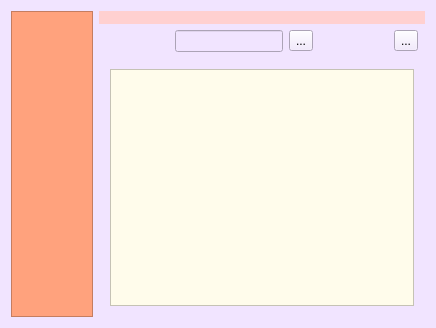
<?xml version="1.0" encoding="UTF-8"?>
<ui version="4.0">
 <class>MainWindow</class>
 <widget class="QWidget" name="MainWindow">
  <property name="geometry">
   <rect>
    <x>0</x>
    <y>0</y>
    <width>436</width>
    <height>328</height>
   </rect>
  </property>
  <property name="windowTitle">
   <string>Form</string>
  </property>
  <property name="styleSheet">
   <string notr="true">background-color: rgb(241, 228, 255);</string>
  </property>
  <layout class="QHBoxLayout" name="horizontalLayout_2" stretch="1,4">
   <item>
    <widget class="QListView" name="listView">
     <property name="styleSheet">
      <string notr="true">background-color: rgb(255, 162, 125);

</string>
     </property>
    </widget>
   </item>
   <item>
    <layout class="QVBoxLayout" name="verticalLayout" stretch="1,1,20">
     <item>
      <widget class="QWidget" name="widget_2" native="true">
       <property name="styleSheet">
        <string notr="true">background-color: rgb(255, 208, 208);
</string>
       </property>
      </widget>
     </item>
     <item>
      <layout class="QHBoxLayout" name="horizontalLayout">
       <item>
        <spacer name="horizontalSpacer">
         <property name="orientation">
          <enum>Qt::Horizontal</enum>
         </property>
         <property name="sizeHint" stdset="0">
          <size>
           <width>40</width>
           <height>20</height>
          </size>
         </property>
        </spacer>
       </item>
       <item>
        <widget class="QLineEdit" name="lineEdit">
         <property name="styleSheet">
          <string notr="true"/>
         </property>
        </widget>
       </item>
       <item>
        <widget class="QToolButton" name="toolButton">
         <property name="text">
          <string>...</string>
         </property>
        </widget>
       </item>
       <item>
        <spacer name="horizontalSpacer_2">
         <property name="orientation">
          <enum>Qt::Horizontal</enum>
         </property>
         <property name="sizeHint" stdset="0">
          <size>
           <width>40</width>
           <height>20</height>
          </size>
         </property>
        </spacer>
       </item>
       <item>
        <widget class="QToolButton" name="toolButton_2">
         <property name="text">
          <string>...</string>
         </property>
        </widget>
       </item>
       <item>
        <spacer name="horizontalSpacer_3">
         <property name="orientation">
          <enum>Qt::Horizontal</enum>
         </property>
        </spacer>
       </item>
      </layout>
     </item>
     <item>
      <widget class="QWidget" name="widget" native="true">
       <layout class="QVBoxLayout" name="verticalLayout_2">
        <item>
         <widget class="QTableWidget" name="tableWidget">
          <property name="styleSheet">
           <string notr="true">background-color: rgb(255, 252, 235);
</string>
          </property>
          <attribute name="horizontalHeaderVisible">
           <bool>false</bool>
          </attribute>
          <attribute name="verticalHeaderVisible">
           <bool>false</bool>
          </attribute>
         </widget>
        </item>
       </layout>
      </widget>
     </item>
    </layout>
   </item>
  </layout>
 </widget>
 <layoutdefault spacing="6" margin="11"/>
 <resources/>
 <connections/>
</ui>
